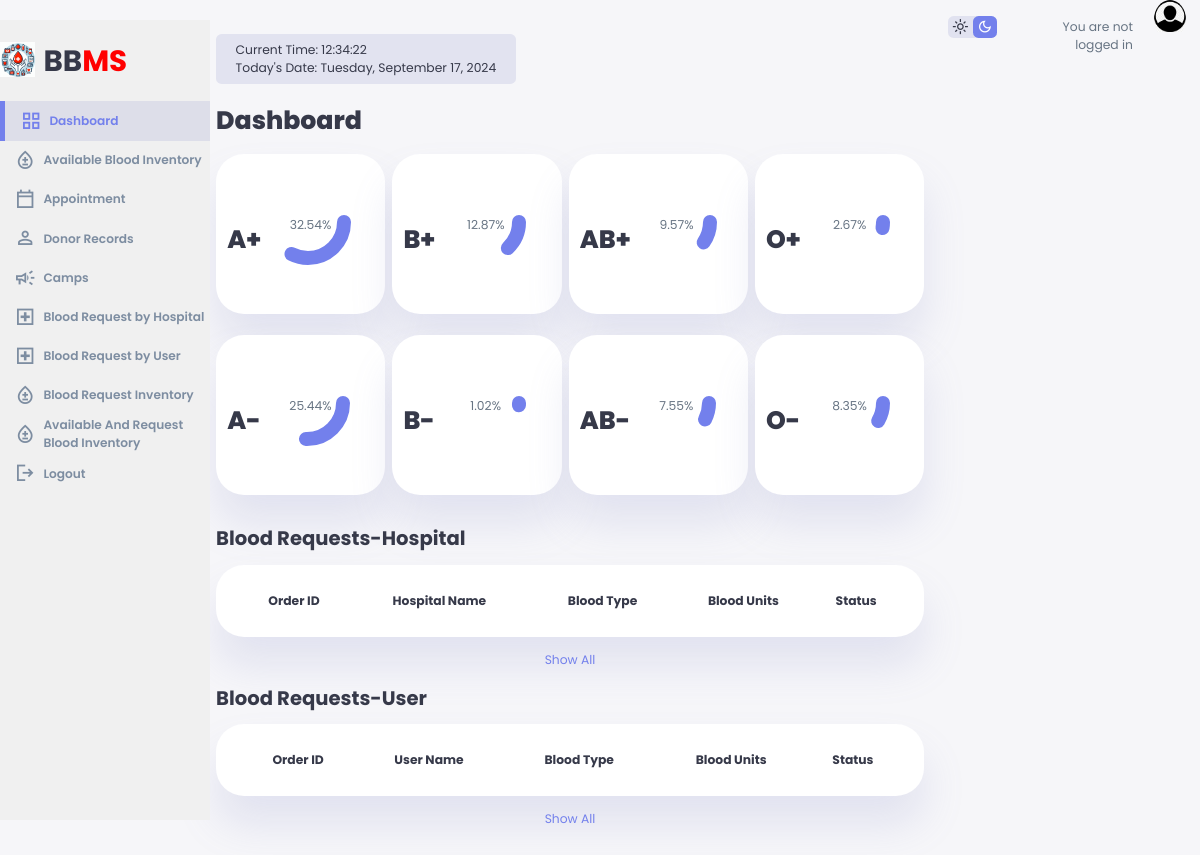
Page /staff-bbms/index.php on the committed database.
### tables this page shows
CREATE TABLE `blood_inventory` (
  `id` int(11) NOT NULL,
  `blood_type` varchar(5) NOT NULL,
  `available_units` int(11) NOT NULL
);

### staff-bbms/index.php (the view, shortened to what this page needs)
<!DOCTYPE html>
<html lang="en">
<head>
    <link rel="stylesheet" href="style.css">
</head>
<body>
    <div class="container">
        <aside>
            <div class="top">
                <div class="logo">
                    <img src="logo1.jpg" alt="person">
                    <h2>BB<span class="danger">MS</span></h2>
                </div>
            </div>
            <div class="sidebar">
                <a href="index.php" class="active">
                    <span class="material-symbols-sharp">grid_view</span>
                    <h3>Dashboard</h3>
                </a>
                <a href="./inventory/Inventory.php">
                    <span class="material-symbols-sharp">bloodtype</span>
                    <h3>Available Blood Inventory</h3>
                </a>
                <a href="./appointment/Appointment.php">
                    <span class="material-symbols-sharp">calendar_today</span>
                    <h3>Appointment</h3>
                </a>
                <a href="./donor/Donor.php">
                    <span class="material-symbols-sharp">person</span>
                    <h3>Donor Records</h3>
                </a>
                <a href="./camp/Camp.php">
                    <span class="material-symbols-sharp">campaign</span>
                    <h3>Camps</h3>
                </a>
                <a href="./request/Request.php">
                    <span class="material-symbols-sharp">local_hospital</span>
                    <h3>Blood Request by Hospital</h3>
                </a>
                <a href="./receiver/receiver.php">
                    <span class="material-symbols-sharp">local_hospital</span>
                    <h3>Blood Request by User</h3>
                </a>
                <a href="./request_inventory/request_inventory.php">
                    <span class="material-symbols-sharp">bloodtype</span>
                    <h3>Blood  Request Inventory</h3>
                </a>
                <a href="./request_inventory/all.php">
                    <span class="material-symbols-sharp">bloodtype</span>
                    <h3>Available And Request Blood Inventory</h3>
                </a>
                <a href="./logout/logout.php" id="logout-btn">
                    <span class="material-symbols-sharp">logout</span>
                    <h3>Logout</h3>
                </a>
            </div>
        </aside>
        <main>
            <div class="date">
                <div class="current-time" id="current-time"></div>
                <div class="current-date" id="current-date"></div>
            </div>
<br><br>
            <h1>Dashboard</h1>
            <?php
    $servername = "localhost";
    $username = "root";
    $password = "";
    $database = "Blood_Bank_Management_System";
    $conn = new mysqli($servername, $username, $password, $database);
    $sql = "SELECT blood_type, available_units FROM blood_inventory ORDER BY
            CASE
                WHEN blood_type = 'A+' THEN 1
                WHEN blood_type = 'A-' THEN 5
                WHEN blood_type = 'B+' THEN 2
                WHEN blood_type = 'B-' THEN 6
                WHEN blood_type = 'AB+' THEN 3
                WHEN blood_type = 'AB-' THEN 7
                WHEN blood_type = 'O+' THEN 4
                WHEN blood_type = 'O-' THEN 8
            END";
    $result = $conn->query($sql);
    $total_units = 0;
    while ($row = $result->fetch_assoc()) {
        $total_units += $row["available_units"];
    }
    $result->data_seek(0);
    if ($result->num_rows > 0) {
        echo '<div class="insights">';
        while ($row = $result->fetch_assoc()) {
            $blood_type = $row["blood_type"];
            $available_units = $row["available_units"];
            $percentage = ($available_units / $total_units) * 100;
            echo '<div class="' . $blood_type . '">
                    <div class="middle">
                        <div class="left">
                            <h1>' . $blood_type . '</h1>
                        </div>
                        <div class="progress">
                            <svg>
                                <circle cx="38" cy="38" r="36" style="stroke-dasharray: ' . (2 * M_PI * 36) . '; stroke-dashoffset: ' . (2 * M_PI * 36 * (1 - $percentage / 100)) . ';"></circle>
                            </svg>
                            <div class="number">
                                <p>' . round($percentage, 2) . '%</p>
                            </div>
                        </div>
                    </div>
                <br>
            </div>';
        }
        echo '</div>';
    } else {
        echo "0 results";
    }
?>
            <div class="recent-orders">
            <h2>Blood Requests-Hospital</h2>
<table id="bloodRequestsTable">
    <thead>
        <tr>
            <th>Order ID</th>
            <th>Hospital Name</th>
            <th>Blood Type</th>
            <th>Blood Units</th>
            <th>Status</th>
        </tr>
    </thead>
</table>
                <a href="./request/Request.php">Show All</a>
                <h2>Blood Requests-User</h2>
                <table id="bloodRequestsTables">
                    <thead>
                        <tr>
                            <th>Order ID</th>
                            <th>User Name</th>
                            <th>Blood Type</th>
                            <th>Blood Units</th>
                            <th>Status</th>
                        </tr>
                    </thead>
                </table>
                <a href="./receiver/receiver.php">Show All</a>
            </div>
            <br>
        </main>
        <div class="right">
            <div class="top">
                <div class="theme-toggler">
                    <span class="material-symbols-sharp active">light_mode</span>
                    <span class="material-symbols-sharp">dark_mode</span>
                </div>
                <div class="profile">
                    <div class="info">
                        <br>
                    <?php
                            if (isset($_SESSION['username'])) {
                                echo "<p>Yo, <b>" . $_SESSION['username'] . "</b></p>";
                                echo "<button class=\"button\" onclick=\"location.href='edit_profile.php';\">Edit Profile</button>";
                            } else {
                                echo "<p>You are not logged in</p>";
                            }
                            ?>
                    </div>
                    <div class="profile-photo">
                        <img src="person.png" alt="Profile">
                </div>
            </div>
        </div>
    </div>
</body>
</html>

### staff-bbms/style.css (style rules this page uses)
:root { --color-primary: #7380ec; --color-danger: #ff0000; --color-success: #41f1b6; --color-warning: #ffbb55; --color-white: #fff; --color-info-dark: #7d8da1; --color-info-light: #dce1eb; --color-dark: #363949; --color-light: rgba(132, 139, 200, 0.18); --color-primary-variant: #111e88; --color-dark-variant: #677483; --color-background: #f6f6f9; --color-background1: #7e7e7e; --color-info: #f0f0f0; --card-border-radius: 2rem; --border-radius-1: 0.4rem; --border-radius-2: 0.8rem; --border-radius-3: 1.2rem; --card-padding: 1.8rem; --padding-1: 1.2; --box-shadow: 0 2rem 3rem var(--color-light); }
* { margin: 0; padding: 0; outline: 0; appearance: none; border: 0; text-decoration: none; list-style: none; box-sizing: border-box; }
html { font-size: 14px; }
body { width: 100vw; height: 100vh; font-family: poppins, sans-serif; font-size: 0.88rem; background: var(--color-background); user-select: none; overflow-x: hidden; color: var(--color-dark); }
a { color: var(--color-dark); }
img { display: block; width: 100%; }
h1 { font-weight: 800; font-size: 1.8rem; }
h2 { font-size: 1.4rem; }
h3 { font-size: 0.87rem; }
.profile-photo { width: 2.8rem; height: 2.8rem; border-radius: 50%; overflow: hidden; }
p { color: var(--color-dark-variant); }
.danger { color: var(--color-danger); }
aside { height: 100vh; width: 17.5vw; background: var(--color-info); position: fixed; }
aside .top { display: flex; align-items: center; justify-content: space-between; margin-top: 1.4rem; }
aside .logo { display: flex; gap: 0.6rem; }
aside h2 { font-size: 2.1rem; }
aside .logo img { margin-top: 0.2rem; width: 2.5rem; height: 2.5rem; }
aside .sidebar { display: flex; flex-direction: column; height: 86vh; position: relative; top: 1.3rem; }
aside h3 { font-weight: 600; }
aside .sidebar a { display: flex; color: var(--color-info-dark); margin-left: 1rem; gap: 0.5rem; align-items: center; position: relative; height: 2.8rem; transition: all 300ms ease; }
aside .sidebar a span { font-size: 1.6rem; transition: all 300ms ease; }
aside .sidebar a.active { background: var(--color-light); color: var(--color-primary); margin-left: 0; }
aside .sidebar a.active:before { content: ""; width: 5px; height: 100%; background: var(--color-primary); }
aside .sidebar a.active span { color: var(--color-primary); margin-left: calc(1rem - 6px); }
main { margin: 1.4rem 20vw 0 18vw; width: 59vw; }
main .date { display: inline-block; background: var(--color-light); border-radius: var(--border-radius-1); margin-top: 1rem; padding: 0.5rem 1.4rem; }
main .insights { display: grid; grid-template-columns: repeat(4, 1fr); gap: 0.5rem; }
main .insights > div { background: var(--color-white); padding: var(--card-padding); border-radius: var(--card-border-radius); margin-top: 1rem; box-shadow: var(--box-shadow); transition: all 300ms ease; }
main .insights > div .middle { display: flex; justify-content: space-between; }
main .insights h1 { margin: 3rem 0 0 -1rem; }
main .insights .progress { position: relative; width: 92px; height: 92px; border-radius: 50%; }
main .insights svg { width: 7rem; height: 7rem; }
main .insights .progress .number { position: absolute; top: 0; left: 0; height: 100%; width: 100%; display: flex; justify-content: center; align-items: center; }
main .recent-orders { margin-top: 2rem; }
main .recent-orders h2 { margin-bottom: 0.8rem; }
main .recent-orders table { background: var(--color-white); width: 100%; border-radius: var(--card-border-radius); padding: var(--card-padding); text-align: center; box-shadow: var(--box-shadow); transition: all 300ms ease; }
main .recent-orders a { text-align: center; display: block; margin: 1rem auto; color: var(--color-primary); }
.right { position: fixed; top: 0; right: 0; width: 21vw; height: 100vh; }
.right .top { display: flex; justify-content: flex-end; align-items: center; gap: 2rem; padding-right: 1rem; }
.right .theme-toggler { background: var(--color-light); display: flex; justify-content: space-between; align-items: center; height: 1.6rem; width: 4.2rem; cursor: pointer; border-radius: var(--border-radius-1); }
.right .theme-toggler span { font-size: 1.2rem; width: 50%; height: 100%; display: flex; align-items: center; justify-content: center; }
.right .theme-toggler span.active { background: var(--color-primary); color: white; border-radius: var(--border-radius-1); }
.right .top .profile { display: flex; gap: 1.5rem; text-align: right; }

### rows in the picture
blood_inventory: blood_type "A+", available_units "32.54"
blood_inventory: blood_type "B+", available_units "12.87"
blood_inventory: blood_type "AB+", available_units "9.57"
blood_inventory: blood_type "O+", available_units "2.67"
blood_inventory: blood_type "A-", available_units "25.44"
blood_inventory: blood_type "B-", available_units "1.02"
blood_inventory: blood_type "AB-", available_units "7.55"
blood_inventory: blood_type "O-", available_units "8.35"
